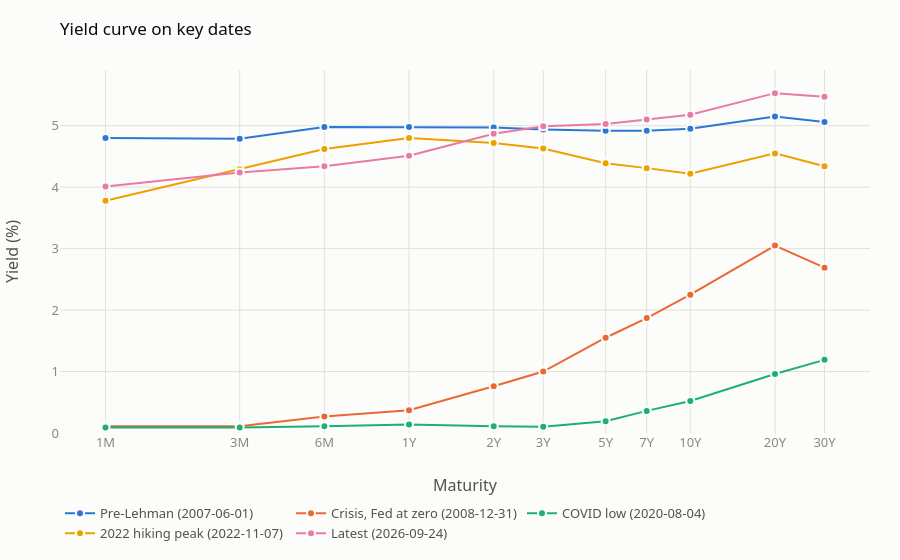

The cell this chart's notebook holds for it:
### Markdown cell above
## The curve on key dates

Four regimes, plus the latest curve for reference. Two of the dates are found from the data rather than typed in:

- **COVID low:** the day the 10Y hit its 2020 minimum.
- **2022 hiking peak:** the day the 2Y reached its 2022 high, i.e. when the market priced the most tightening that year.

Dates that fall on a weekend or holiday roll back to the previous trading day; the legend shows the date actually used.

### Code cell
covid_low = yields.loc["2020", "10Y"].idxmin()
hiking_peak = yields.loc["2022", "2Y"].idxmax()

KEY_DATES = {
    "Pre-Lehman": "2007-06-01",
    "Crisis, Fed at zero": "2008-12-31",
    "COVID low": covid_low,
    "2022 hiking peak": hiking_peak,
    "Latest": yields.index[-1],
}
plots.curve_snapshots(yields, KEY_DATES)

### Figure 1 — Plotly figure (JSON) as saved in the notebook; plotly's stock layout.template omitted (floating-point values rounded to 4 significant figures)
{"data": [{"customdata": ["1M", "3M", "6M", "1Y", "2Y", "3Y", "5Y", "7Y", "10Y", "20Y", "30Y"], "hovertemplate": "%{customdata}: %{y:.2f}%", "line": {"width": 2}, "marker": {"line": {"color": "#fcfcfb", "width": 2}, "size": 8}, "mode": "lines+markers", "name": "Pre-Lehman (2007-06-01)", "type": "scatter", "x": [0.08333, 0.25, 0.5, 1.0, 2.0, 3.0, 5.0, 7.0, 10.0, 20.0, 30.0], "y": [4.8, 4.79, 4.98, 4.98, 4.97, 4.94, 4.92, 4.92, 4.95, 5.15, 5.06]}, {"customdata": ["1M", "3M", "6M", "1Y", "2Y", "3Y", "5Y", "7Y", "10Y", "20Y", "30Y"], "hovertemplate": "%{customdata}: %{y:.2f}%", "line": {"width": 2}, "marker": {"line": {"color": "#fcfcfb", "width": 2}, "size": 8}, "mode": "lines+markers", "name": "Crisis, Fed at zero (2008-12-31)", "type": "scatter", "x": [0.08333, 0.25, 0.5, 1.0, 2.0, 3.0, 5.0, 7.0, 10.0, 20.0, 30.0], "y": [0.11, 0.11, 0.27, 0.37, 0.76, 1.0, 1.55, 1.87, 2.25, 3.05, 2.69]}, {"customdata": ["1M", "3M", "6M", "1Y", "2Y", "3Y", "5Y", "7Y", "10Y", "20Y", "30Y"], "hovertemplate": "%{customdata}: %{y:.2f}%", "line": {"width": 2}, "marker": {"line": {"color": "#fcfcfb", "width": 2}, "size": 8}, "mode": "lines+markers", "name": "COVID low (2020-08-04)", "type": "scatter", "x": [0.08333, 0.25, 0.5, 1.0, 2.0, 3.0, 5.0, 7.0, 10.0, 20.0, 30.0], "y": [0.09, 0.09, 0.11, 0.14, 0.11, 0.1, 0.19, 0.36, 0.52, 0.96, 1.19]}, {"customdata": ["1M", "3M", "6M", "1Y", "2Y", "3Y", "5Y", "7Y", "10Y", "20Y", "30Y"], "hovertemplate": "%{customdata}: %{y:.2f}%", "line": {"width": 2}, "marker": {"line": {"color": "#fcfcfb", "width": 2}, "size": 8}, "mode": "lines+markers", "name": "2022 hiking peak (2022-11-07)", "type": "scatter", "x": [0.08333, 0.25, 0.5, 1.0, 2.0, 3.0, 5.0, 7.0, 10.0, 20.0, 30.0], "y": [3.78, 4.29, 4.62, 4.8, 4.72, 4.63, 4.39, 4.31, 4.22, 4.55, 4.34]}, {"customdata": ["1M", "3M", "6M", "1Y", "2Y", "3Y", "5Y", "7Y", "10Y", "20Y", "30Y"], "hovertemplate": "%{customdata}: %{y:.2f}%", "line": {"width": 2}, "marker": {"line": {"color": "#fcfcfb", "width": 2}, "size": 8}, "mode": "lines+markers", "name": "Latest (2026-09-24)", "type": "scatter", "x": [0.08333, 0.25, 0.5, 1.0, 2.0, 3.0, 5.0, 7.0, 10.0, 20.0, 30.0], "y": [4.01, 4.24, 4.34, 4.51, 4.87, 4.99, 5.03, 5.1, 5.18, 5.53, 5.47]}], "layout": {"hovermode": "x unified", "legend": {"orientation": "h", "x": 0, "y": -0.18, "yanchor": "top"}, "margin": {"b": 120}, "title": {"text": "Yield curve on key dates"}, "xaxis": {"ticktext": ["1M", "3M", "6M", "1Y", "2Y", "3Y", "5Y", "7Y", "10Y", "20Y", "30Y"], "tickvals": [0.08333, 0.25, 0.5, 1.0, 2.0, 3.0, 5.0, 7.0, 10.0, 20.0, 30.0], "title": {"text": "Maturity"}, "type": "log"}, "yaxis": {"rangemode": "tozero", "title": {"text": "Yield (%)"}}}}
